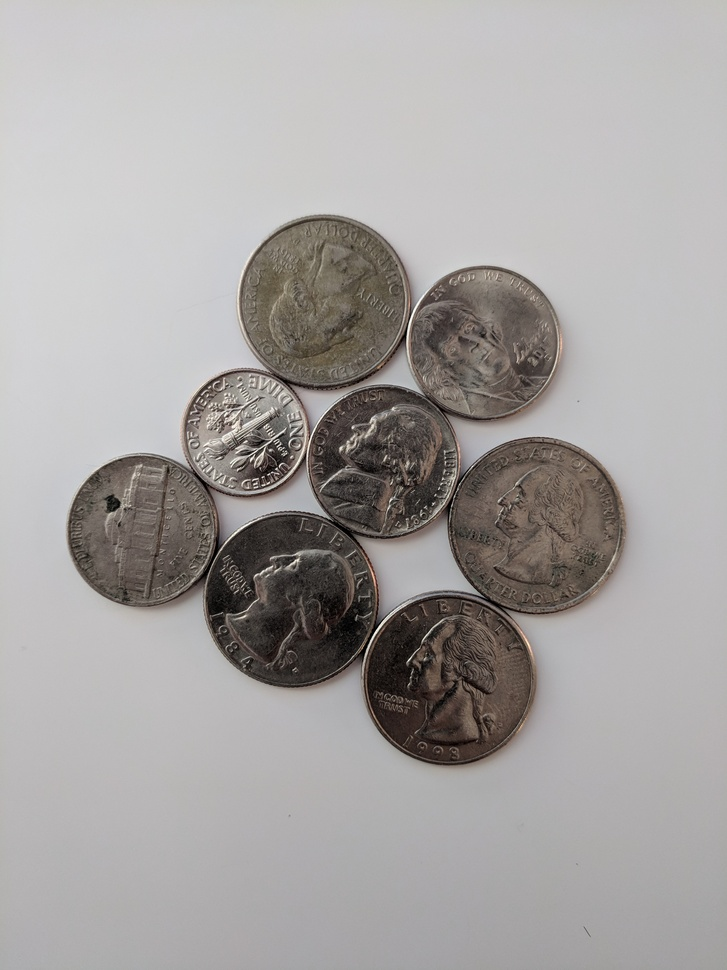
#> input picture DATA/coins_on_white.jpg, 727 x 970 px, shrunk from 3036 x 4048 before the run
$ jupyter execute 04-Contour-Detection.ipynb   (shell and % lines are left out)   (older library calls are emulated)
#> lines starting #> are read from the running program, lines starting #| are printed output that depends on the picture; after the words box and inside, x2 and y2 are one past the last pixel; in counts of white or black regions, pixels touching at a corner belong together
<a href="https://www.pieriandata.com"></a>
*Copyright by Pierian Data Inc.*

# Contour Detection

## External vs Internal Contours

[cell 1]
import cv2
import numpy as np
import matplotlib.pyplot as plt

[cell 2]
img = cv2.imread('../DATA/coins_on_white.jpg',0)
#> img: shape (970, 727); min 0, max 255, mean 164.1

[cell 3]
img.shape
#> Out = (970, 727)

[cell 4]
ret,img_th = cv2.threshold(img,150,255,cv2.THRESH_BINARY_INV)
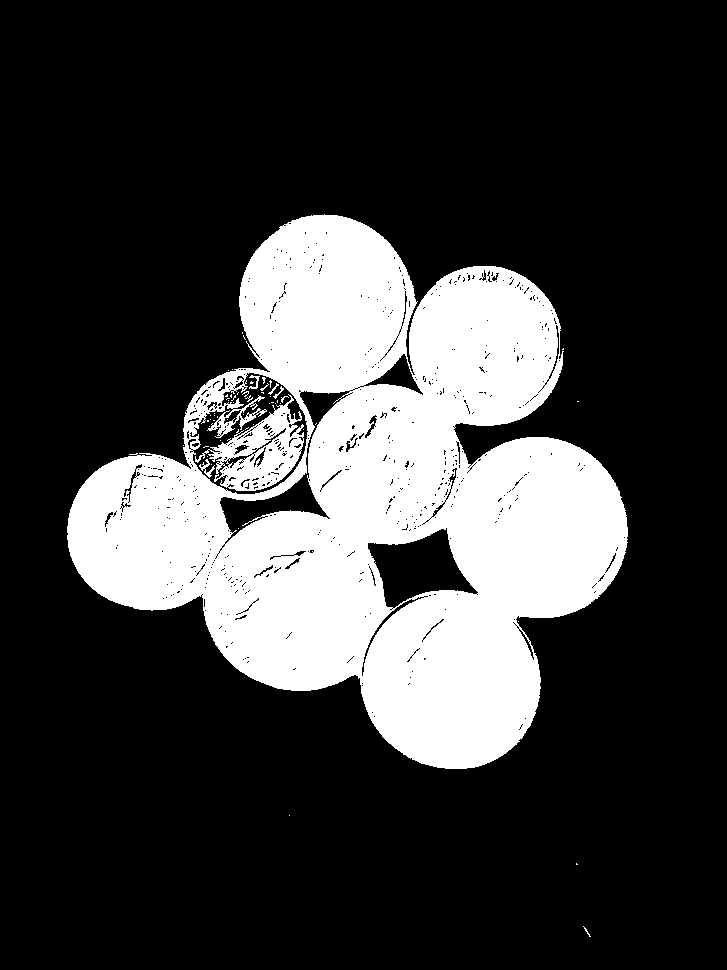
#> img_th: shape (970, 727); 23.6% white; 59 white regions (53 under 20 px)
img_th=cv2.blur(img_th,ksize=(11,11))
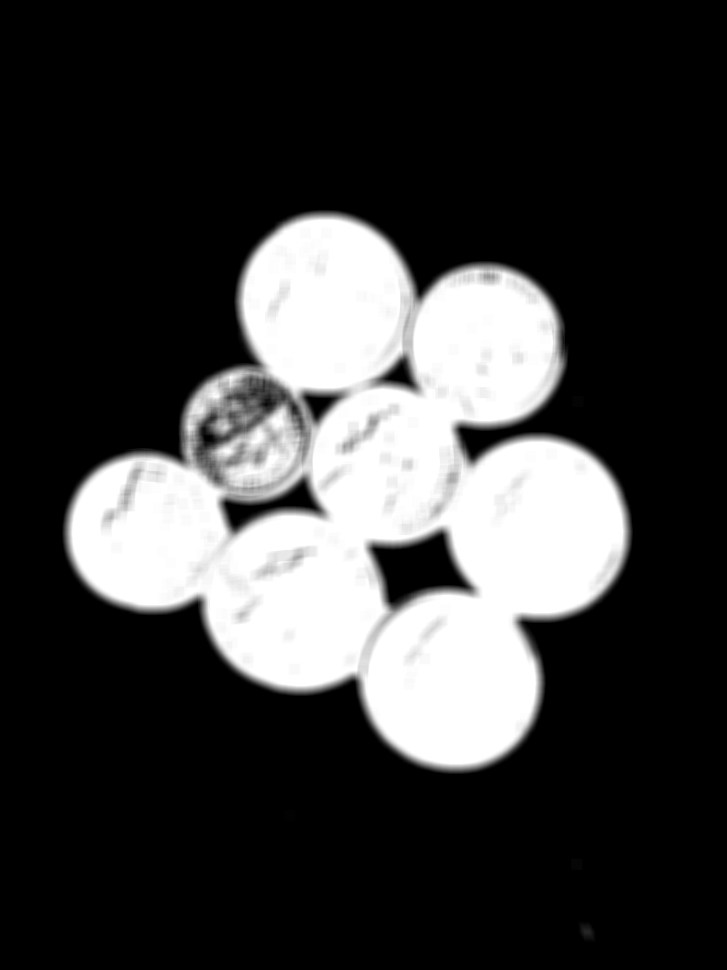
#> img_th: shape (970, 727); min 0, max 255, mean 60.1
img_d = cv2.morphologyEx(img_th,cv2.MORPH_DILATE,(21,21))
plt.imshow(img_d,cmap='gray')

**findContours**

function will return back contours in an image, and based on the RETR method called, you can get back external, internal, or both:

* cv2.RETR_EXTERNAL:Only extracts external contours
* cv2.RETR_CCOMP: Extracts both internal and external contours organized in a two-level hierarchy
* cv2.RETR_TREE: Extracts both internal and external contours organized in a  tree graph
* cv2.RETR_LIST: Extracts all contours without any internal/external relationship

[cell 5]
image, contours, hierarchy = cv2.findContours(img_d, cv2.RETR_CCOMP, cv2.CHAIN_APPROX_SIMPLE)
#> contours = 10 contours; largest, box (x1, y1, x2, y2) and area: (62, 209, 633, 775) 196142, (375, 537, 462, 602) 2918, (227, 487, 312, 524) 716, (578, 921, 596, 943) 294, (309, 398, 329, 415) 160

[cell 6]
type(contours)

[cell 7]
len(contours)
#> Out = 10

[cell 8]
type(hierarchy)

[cell 9]
hierarchy.shape
#> Out = (1, 10, 4)

[cell 10]
hierarchy
#> Out = [[1, -1, -1, -1], [2, 0, -1, -1], [3, 1, -1, -1], [4, 2, -1, -1], [-1, 3, 5, -1], [6, -1, -1, 4], [7, 5, -1, 4], [8, 6, -1, 4], [9, 7, -1, 4], [-1, 8, -1, 4]]

[cell 11]
# image.shape
# plt.imshow(image,cmap="gray")

[cell 12]
# Draw External Contours

# Set up empty array
external_contours = np.zeros(image.shape)

# For every entry in contours
for i in range(len(contours)):

    # last column in the array is -1 if an external contour (no contours inside of it)
    if hierarchy[0][i][3] == -1:

        # We can now draw the external contours from the list of contours
        cv2.drawContours(external_contours, contours, i, 255, -1)
#> this loop made 10 passes
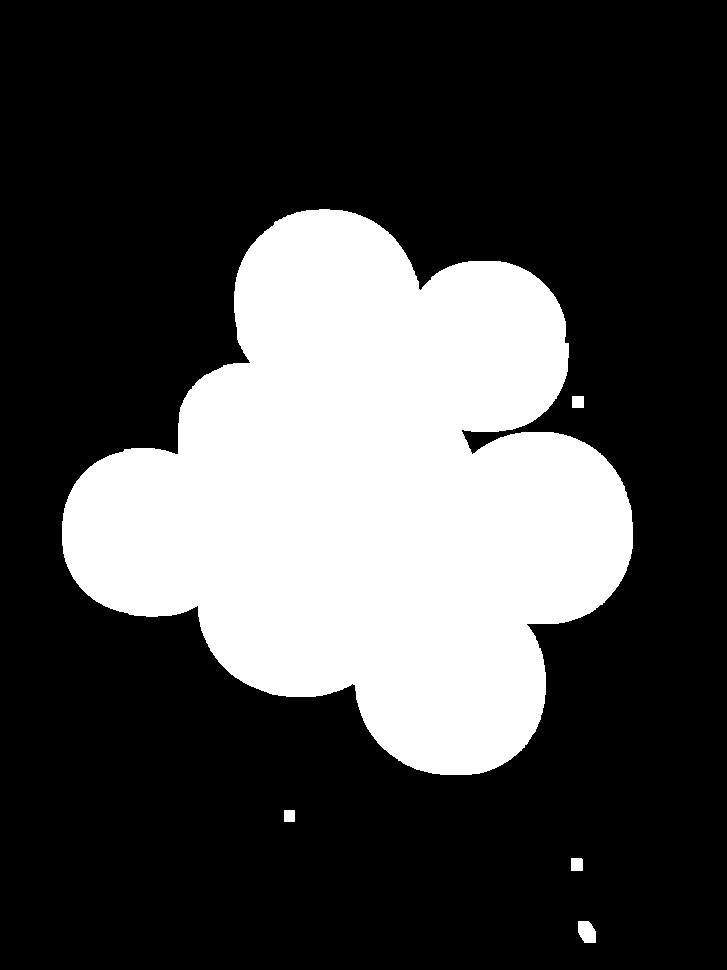
#> external_contours: shape (970, 727) float64; 28.1% white; 5 white regions, box (x1, y1, x2, y2) and area: (62, 209, 633, 775) 197153, (578, 921, 596, 943) 326, (571, 858, 583, 871) 155, (572, 396, 584, 408) 144, (284, 810, 295, 822) 132

[cell 13]
plt.imshow(external_contours,cmap='gray')

[cell 14]
# Create empty array to hold internal contours
image_internal = np.zeros(image.shape)

# Iterate through list of contour arrays
for i in range(len(contours)):
    # If third column value is NOT equal to -1 than its internal
    if hierarchy[0][i][3] != -1:

        # Draw the Contour
        cv2.drawContours(image_internal, contours, i, 255, -1)
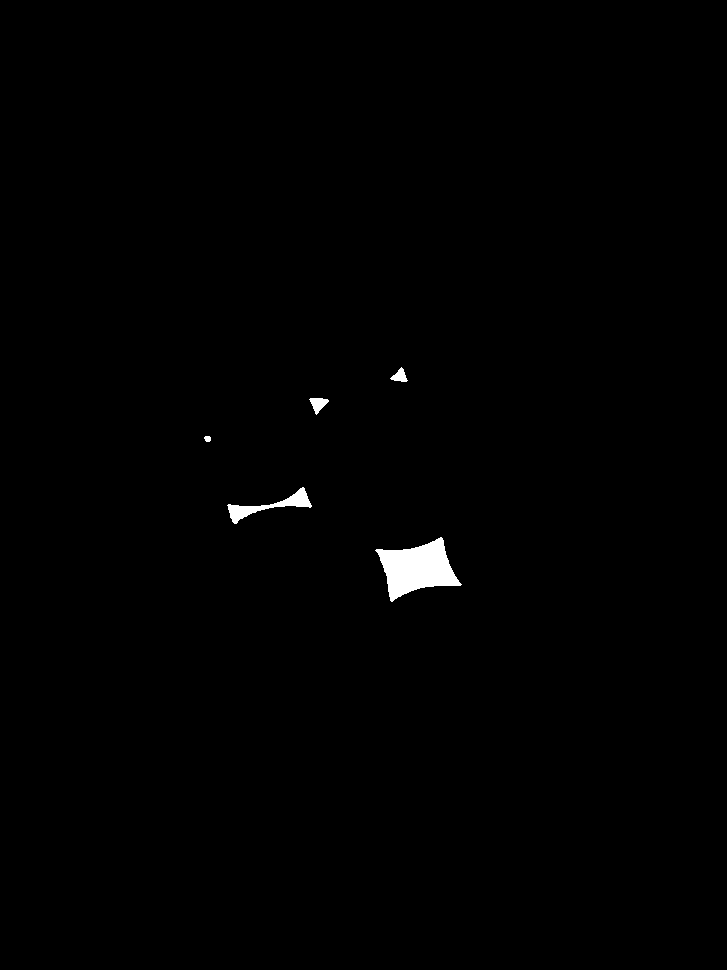
#> image_internal: shape (970, 727) float64; 0.6% white; 5 white regions, box (x1, y1, x2, y2) and area: (375, 537, 462, 602) 3036, (227, 487, 312, 524) 813, (309, 398, 329, 415) 185, (390, 367, 408, 382) 143, (204, 436, 211, 442) 35

$ run again, with DATA/Nadia_Murad.jpg copied over DATA/coins_on_white.jpg
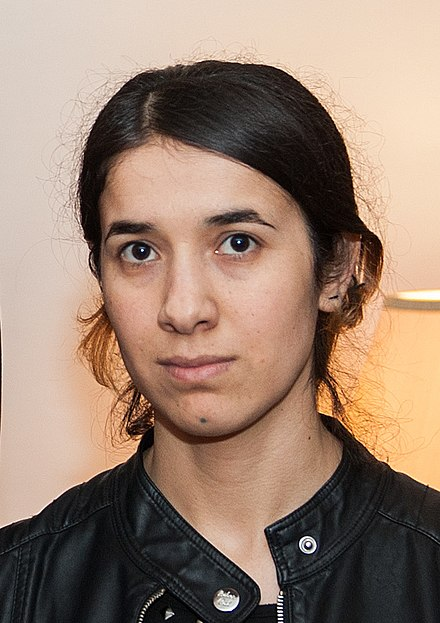
#> input picture DATA/Nadia_Murad.jpg, 440 x 623 px
#> contours = 13 contours, 4 with area under 20; largest, box (x1, y1, x2, y2) and area: (0, 51, 440, 623) 180394, (123, 152, 292, 355) 13649, (203, 428, 293, 599) 2851, (117, 282, 158, 332) 1160, (0, 321, 7, 437) 631
#> `len(contours)`: Out = 13
#> `hierarchy`: Out = 13 rows, first 6: [1, -1, -1, -1], [2, 0, -1, -1], [-1, 1, 3, -1], [4, -1, -1, 2], [5, 3, -1, 2], [6, 4, -1, 2]
#> the loop `for i in range(len(contours)):` made 13 passes
#> after the loop `for i in range(len(contours)):`:
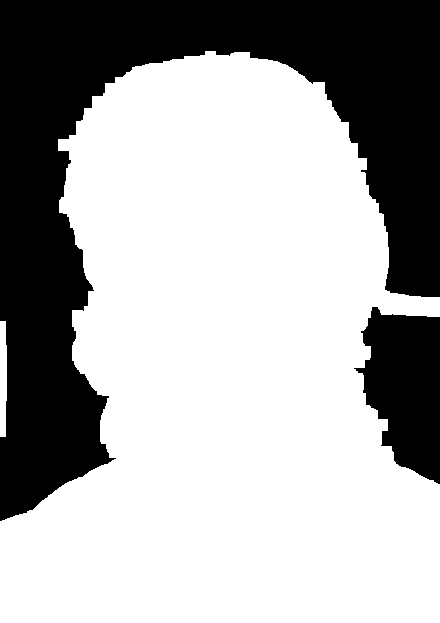
#> external_contours: shape (623, 440) float64; 66.5% white; 2 black regions, box (x1, y1, x2, y2) and area: (0, 0, 440, 521) 81495, (354, 307, 440, 484) 10380
#> after the loop `for i in range(len(contours)):`:
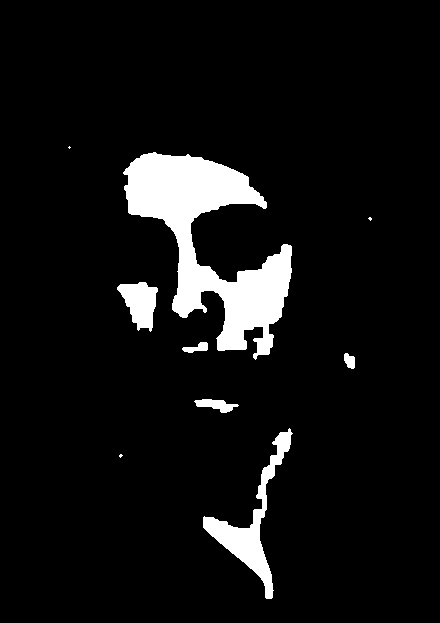
#> image_internal: shape (623, 440) float64; 7% white; 9 white regions (3 under 20 px), largest, box (x1, y1, x2, y2) and area: (123, 152, 292, 360) 14174, (203, 428, 293, 599) 3091, (117, 282, 158, 332) 1240, (194, 399, 239, 413) 339, (182, 342, 208, 353) 162, (344, 353, 355, 369) 130
